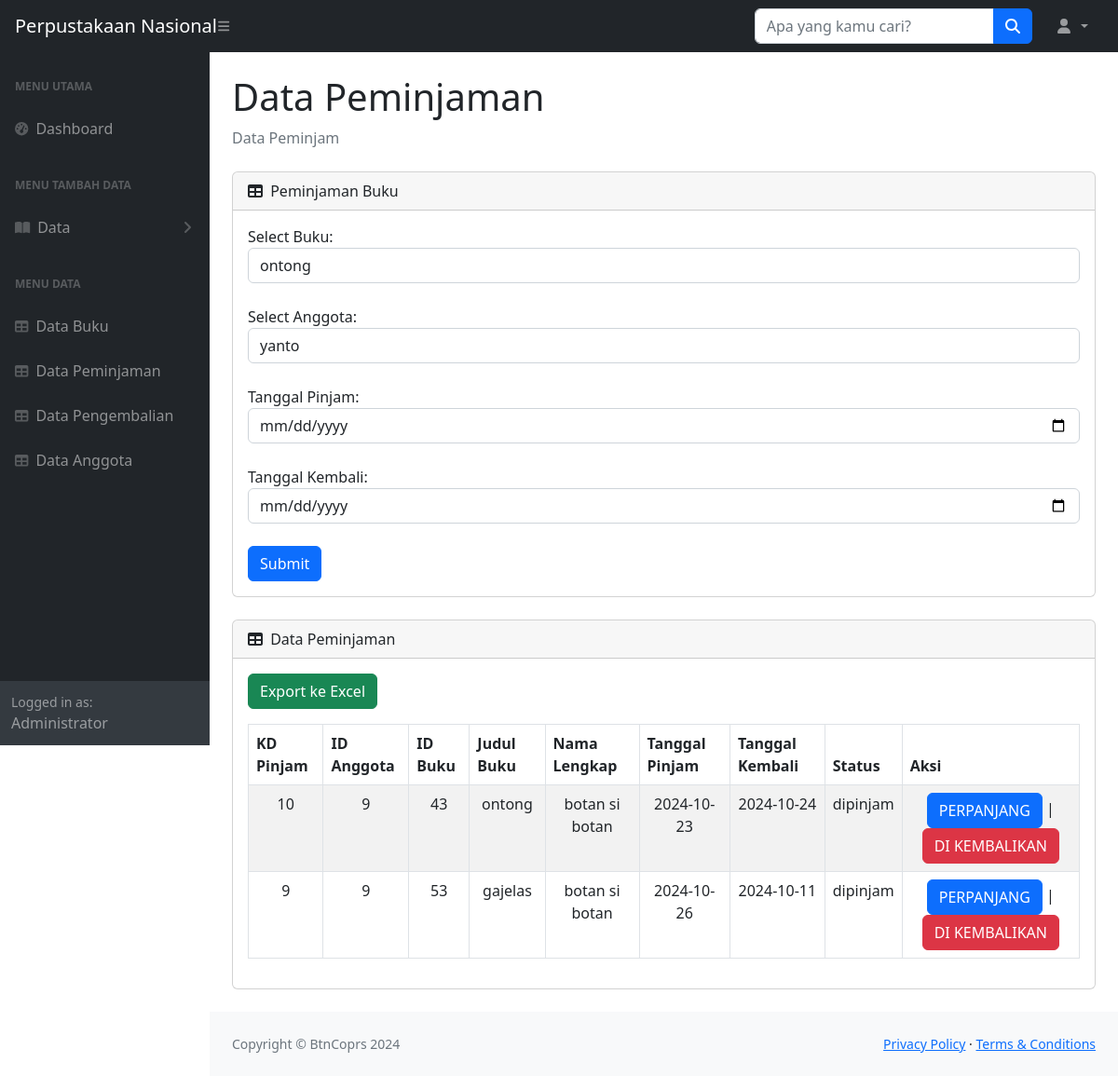
Screenshot of /dashboard/perpustakan_pinjaman.php with the database file from the repository.
### tables this page shows
CREATE TABLE `perpustakan_peminjaman` (
  `kd_pinjam` int(10) NOT NULL,
  `tgl_pinjam` date NOT NULL,
  `tgl_kembali` date NOT NULL,
  `id_anggota` int(10) NOT NULL,
  `id_buku` int(10) NOT NULL,
  `judul_buku` varchar(255) NOT NULL,
  `nama_lengkap` varchar(255) NOT NULL,
  `status` varchar(50) DEFAULT 'dipinjam'
);

### dashboard/perpustakan_pinjaman.php (the view, shortened to what this page needs)
<?php
include_once("../config/koneksi.php");
$bukuQuery = "SELECT id_buku, judul_buku FROM buku";
$bukuResult = $mysqli->query($bukuQuery);
$anggotaQuery = "SELECT id_anggota, nama_lengkap FROM anggota";
$anggotaResult = $mysqli->query($anggotaQuery);
$result = $mysqli->query("SELECT kd_pinjam, id_anggota, id_buku, judul_buku, nama_lengkap, tgl_pinjam, tgl_kembali, status
                          FROM perpustakan_peminjaman WHERE status = 'dipinjam' ORDER BY kd_pinjam DESC");
?>
<!DOCTYPE html>
<html lang="en">
<head>
    <link href="https://cdn.jsdelivr.net/npm/simple-datatables@7.1.2/dist/style.min.css" rel="stylesheet" />
    <link href="../css/styles.css" rel="stylesheet" />
</head>
<body class="sb-nav-fixed">
    <nav class="sb-topnav navbar navbar-expand navbar-dark bg-dark">
        <a class="navbar-brand ps-3" href="../buku1.php">Perpustakaan Nasional</a>
        <button class="btn btn-link btn-sm order-1 order-lg-0 me-4 me-lg-0" id="sidebarToggle" href="#!">
            <i class="fas fa-bars"></i>
        </button>
        <form class="d-none d-md-inline-block form-inline ms-auto me-0 me-md-3 my-2 my-md-0">
            <div class="input-group">
                <input class="form-control" type="text" placeholder="Apa yang kamu cari?" aria-label="Apa yang kamu cari?" aria-describedby="btnNavbarSearch" />
                <button class="btn btn-primary" id="btnNavbarSearch" type="button">
                    <i class="fas fa-search"></i>
                </button>
            </div>
        </form>
        <ul class="navbar-nav ms-auto ms-md-0 me-3 me-lg-4">
            <li class="nav-item dropdown">
                <a class="nav-link dropdown-toggle" id="navbarDropdown" href="#" role="button" data-bs-toggle="dropdown" aria-expanded="false">
                    <i class="fas fa-user fa-fw"></i>
                </a>
            </li>
        </ul>
    </nav>
    <div id="layoutSidenav">
        <div id="layoutSidenav_nav">
            <nav class="sb-sidenav accordion sb-sidenav-dark" id="sidenavAccordion">
                <div class="sb-sidenav-menu">
                    <div class="nav">
                        <div class="sb-sidenav-menu-heading">Menu Utama</div>
                        <a class="nav-link" href="../buku1.php">
                            <div class="sb-nav-link-icon"><i class="fas fa-tachometer-alt"></i></div>
                            Dashboard
                        </a>
                        <div class="sb-sidenav-menu-heading">Menu Tambah Data</div>
                        <a class="nav-link collapsed" href="#" data-bs-toggle="collapse" data-bs-target="#collapsePages" aria-expanded="false" aria-controls="collapsePages">
                            <div class="sb-nav-link-icon"><i class="fas fa-book-open"></i></div>
                            Data
                            <div class="sb-sidenav-collapse-arrow"><i class="fas fa-angle-down"></i></div>
                        </a>
                        <div class="sb-sidenav-menu-heading">Menu Data</div>
                        <a class="nav-link" href="buku.php">
                            <div class="sb-nav-link-icon"><i class="fas fa-table"></i></div>
                            Data Buku
                        </a>
                        <a class="nav-link" href="perpustakan_pinjaman.php">
                            <div class="sb-nav-link-icon"><i class="fas fa-table"></i></div>
                            Data Peminjaman
                        </a>
                        <a class="nav-link" href="pengembalian.php">
                            <div class="sb-nav-link-icon"><i class="fas fa-table"></i></div>
                            Data Pengembalian
                        </a>
                        <a class="nav-link" href="anggota.php">
                            <div class="sb-nav-link-icon"><i class="fas fa-table"></i></div>
                            Data Anggota
                        </a>
                    </div>
                </div>
                <div class="sb-sidenav-footer">
                    <div class="small">Logged in as:</div>
                    Administrator
                </div>
            </nav>
        </div>
        <div id="layoutSidenav_content">
            <main>
                <div class="container-fluid px-4">
                    <h1 class="mt-4">Data Peminjaman</h1>
                    <ol class="breadcrumb mb-4">
                        <li class="breadcrumb-item active">Data Peminjam</li>
                    </ol>
                    <div class="card mb-4">
                        <div class="card-header">
                            <i class="fas fa-table me-1"></i>
                            Peminjaman Buku
                        </div>
                        <div class="card-body">
                            <form method="post" action="perpustakan_pinjaman.php">
                                <label for="buku">Select Buku:</label>
                                <select name="id_buku" id="buku" class="form-control">
                                    <?php
                                    if ($bukuResult && $bukuResult->num_rows > 0) {
                                        while ($row = $bukuResult->fetch_assoc()) {
                                            echo "<option value='" . $row['id_buku'] . "'>" . $row['judul_buku'] . "</option>";
                                        }
                                    } else {
                                        echo "<option value=''>No Buku available</option>";
                                    }
                                    ?>
                                </select>
                                <br/>
                                <label for="anggota">Select Anggota:</label>
                                <select name="id_anggota" id="anggota" class="form-control">
                                    <?php
                                    if ($anggotaResult && $anggotaResult->num_rows > 0) {
                                        while ($row = $anggotaResult->fetch_assoc()) {
                                            echo "<option value='" . $row['id_anggota'] . "'>" . $row['nama_lengkap'] . "</option>";
                                        }
                                    } else {
                                        echo "<option value=''>No anggota available</option>";
                                    }
                                    ?>
                                </select>
                                <br/>
                                <label for="tgl_pinjam">Tanggal Pinjam:</label>
                                <input type="date" name="tgl_pinjam" class="form-control" required>
                                <br/>
                                <label for="tgl_kembali">Tanggal Kembali:</label>
                                <input type="date" name="tgl_kembali" class="form-control" required>
                                <br/>
                                <input type="submit" name="submit" value="Submit" class="btn btn-primary">
                            </form>
                        </div>
                    </div>
                    <div class="card mb-4">
                        <div class="card-header">
                            <i class="fas fa-table me-1"></i>
                            Data Peminjaman
                        </div>
                        <div class="card-body">
                            <table id="datatablesSimple" class="table table-striped table-bordered">
                                <div class="mb-3">
                                    <a class="btn btn-success" href="../assets/export_excel2.php">Export ke Excel</a>
                                </div>
                                <thead>
                                    <tr>
                                        <th>KD Pinjam</th>
                                        <th>ID Anggota</th>
                                        <th>ID Buku</th>
                                        <th>Judul Buku</th>
                                        <th>Nama Lengkap</th>
                                        <th>Tanggal Pinjam</th>
                                        <th>Tanggal Kembali</th>
                                        <th>Status</th>
                                        <th>Aksi</th>
                                    </tr>
                                </thead>
                                <tbody id="data-body">
                                    <?php
                                    while ($user_data = mysqli_fetch_array($result)) {
                                        echo "<tr>";
                                        echo "<td><center>" . (isset($user_data['kd_pinjam']) ? $user_data['kd_pinjam'] :'') . "</center></td>";
                                        echo "<td><center>" . (isset($user_data['id_anggota']) ? $user_data['id_anggota'] : '') . "</center></td>";
                                        echo "<td><center>" . (isset($user_data['id_buku']) ? $user_data['id_buku'] : '') . "</center></td>";
                                        echo "<td><center>" . (isset($user_data['judul_buku']) ? $user_data['judul_buku'] : '') . "</center></td>";
                                        echo "<td><center>" . (isset($user_data['nama_lengkap']) ? $user_data['nama_lengkap'] : '') . "</center></td>";
                                        echo "<td><center>" . (isset($user_data['tgl_pinjam']) ? $user_data['tgl_pinjam'] : '') . "</center></td>";
                                        echo "<td><center>" . (isset($user_data['tgl_kembali']) ? $user_data['tgl_kembali'] : '') . "</center></td>";
                                        echo "<td><center>" . (isset($user_data['status']) ? $user_data['status'] : '') . "</center></td>";
                                        echo "<td><center>
                                                <a href='../assets/edit2.php?kd_pinjam=" . (isset($user_data['kd_pinjam']) ? $user_data['kd_pinjam'] : '') . "' class='btn btn-primary'>PERPANJANG</a> |
                                                <a href='pengembalian.php?kd_pinjam=" . (isset($user_data['kd_pinjam']) ? $user_data['kd_pinjam'] : '') . "' class='btn btn-danger'>DI KEMBALIKAN</a>
                                              </center></td>";
                                        echo "</tr>";
                                    }
                                    ?>
                                </tbody>
                            </table>
                        </div>
                    </div>
                </div>
            </main>
            <footer class="py-4 bg-light mt-auto">
                <div class="container-fluid px-4">
                    <div class="d-flex align-items-center justify-content-between small">
                        <div class="text-muted">Copyright &copy; BtnCoprs 2024</div>
                        <div>
                            <a href="#">Privacy Policy</a>
                            &middot;
                            <a href="#">Terms &amp; Conditions</a>
                        </div>
                    </div>
                </div>
            </footer>
        </div>
    </div>
</body>
</html>

### rows the page displays
perpustakan_peminjaman: kd_pinjam "10", id_anggota "9", id_buku "43", judul_buku "ontong", nama_lengkap "botan si botan", tgl_pinjam "2024-10-23", tgl_kembali "2024-10-24", status "dipinjam"
perpustakan_peminjaman: kd_pinjam "9", id_anggota "9", id_buku "53", judul_buku "gajelas", nama_lengkap "botan si botan", tgl_pinjam "2024-10-26", tgl_kembali "2024-10-11", status "dipinjam"

### other values shown
form field id_buku "ontong"
form field id_anggota "yanto"
